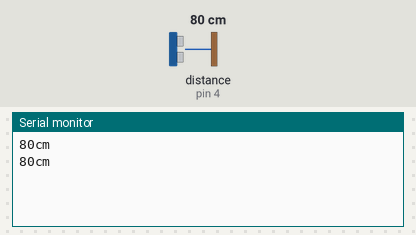
Recording of a sketch running on a simulated Arduino Uno, built with avr-gcc and run on an emulated ATmega328P. Shown: the last lines printed to the serial monitor. The inputs (shaded band) are chosen by the test bench; at power-on: distance to the obstacle (sensor on pin 4) 80 cm.

Above: at 1.8 s.
1.9 s: distance to the obstacle (sensor on pin 4) set to 2 cm
At 2.8 s:
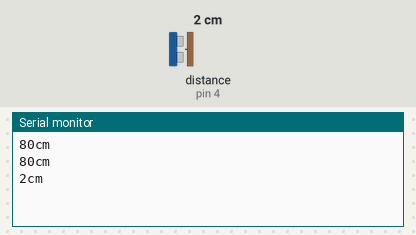
3.4 s: distance to the obstacle (sensor on pin 4) set to 4 cm
At 4.7 s:
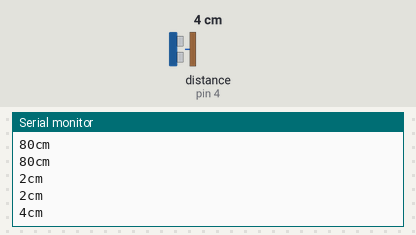
Timing chart, 0 to 6.4 s (numbered marks = the images above; inputs shaded):
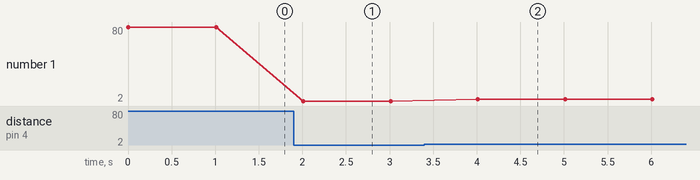

Measured:
- after the input at 1.9 s, the serial monitor: prints a new line after 0.11 s (image 1)
- after the input at 3.4 s, the serial monitor: prints a new line after 0.61 s (image 2)
- plotted number 1: 80 → 2 after the input at 1.9 s, 2 → 4 after the input at 3.4 s

The sketch:

C3_3a.ino
```cpp
#include <Ultrasonic.h>	// podłączamy bibliotekę
Ultrasonic miernik(3,4);	//definiujemy porty pod które podpięty jest czujnik

void setup()			// początkowa konfiguracja – część przygotowująca układ do
{				// początkowa konfiguracja – część przygotowująca układ do
  Serial.begin(9600);      	//rozpoczęcie komunikacji
}

void loop()				// główna pętla
{
int x=miernik.Ranging(CM);		// definiujemy zmienną x i przypisujemy jej wartość
Serial.print(x);				// wyświetl wartość na monitorze
Serial.println( "cm" );			// wyświetl tekst na monitorze
delay(1000);				//czekaj 1000ms
}
```
